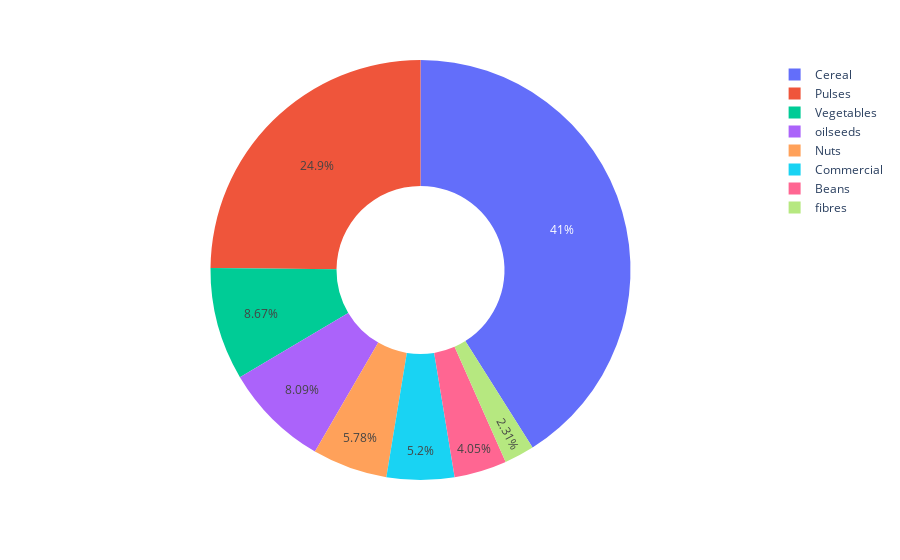

The code cell stored with this chart in its notebook:
### Code cell
px.pie(values= cata['count'],names= cata['cat_crop'] ,hole= .4)

### Figure 1 — Plotly figure (JSON) as saved in the notebook; plotly's stock layout.template omitted (floating-point values rounded to 4 significant figures)
{"data": [{"domain": {"x": [0, 1], "y": [0, 1]}, "hole": 0.4, "hovertemplate": "label=%{label}<br>value=%{value}<extra></extra>", "labels": ["Cereal", "Pulses", "Vegetables", "oilseeds", "Nuts", "Commercial", "Beans", "fibres"], "legendgroup": "", "name": "", "showlegend": true, "type": "pie", "values": [71, 43, 15, 14, 10, 9, 7, 4]}], "layout": {"legend": {"tracegroupgap": 0}, "margin": {"t": 60}}}
